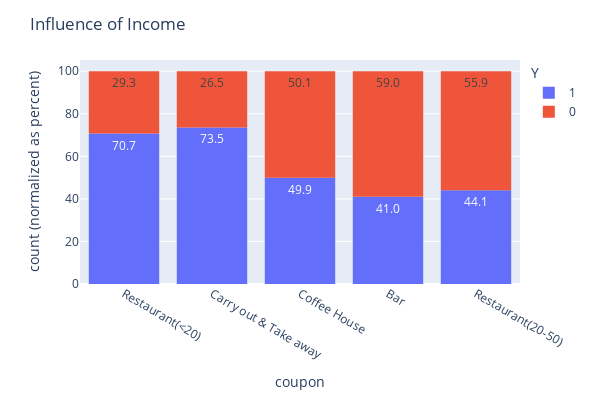

Notebook code cell kept with this figure:
### Markdown cell above
### Independent Investigation

Using the bar coupon example as motivation, you are to explore one of the other coupon groups and try to determine the characteristics of passengers who accept the coupons.

### Code cell
fig = px.histogram(data, x="coupon", color="Y",
                   barnorm='percent', text_auto='.1f')

fig.update_layout(width=600, height=400)
fig.update_layout(title='Influence of Income')

fig

### Figure 1 — Plotly figure (JSON) as saved in the notebook; plotly's stock layout.template omitted (floating-point values rounded to 4 significant figures; data arrays with more than 128 entries replaced by an {"elided": "..."} marker saying what was removed)
{"data": [{"alignmentgroup": "True", "bingroup": "x", "hovertemplate": "Y=1<br>coupon=%{x}<br>count (normalized as percent)=%{y}<extra></extra>", "legendgroup": "1", "marker": {"color": "#636efa", "pattern": {"shape": ""}}, "name": "1", "offsetgroup": "1", "orientation": "v", "showlegend": true, "texttemplate": "%{value:.1f}", "type": "histogram", "x": {"elided": "7210 str values"}, "xaxis": "x", "yaxis": "y"}, {"alignmentgroup": "True", "bingroup": "x", "hovertemplate": "Y=0<br>coupon=%{x}<br>count (normalized as percent)=%{y}<extra></extra>", "legendgroup": "0", "marker": {"color": "#EF553B", "pattern": {"shape": ""}}, "name": "0", "offsetgroup": "0", "orientation": "v", "showlegend": true, "texttemplate": "%{value:.1f}", "type": "histogram", "x": {"elided": "5474 str values"}, "xaxis": "x", "yaxis": "y"}], "layout": {"barmode": "relative", "barnorm": "percent", "height": 400, "legend": {"title": {"text": "Y"}, "tracegroupgap": 0}, "margin": {"t": 60}, "title": {"text": "Influence of Income"}, "width": 600, "xaxis": {"anchor": "y", "domain": [0, 1], "title": {"text": "coupon"}}, "yaxis": {"anchor": "x", "domain": [0, 1], "title": {"text": "count (normalized as percent)"}}}}
